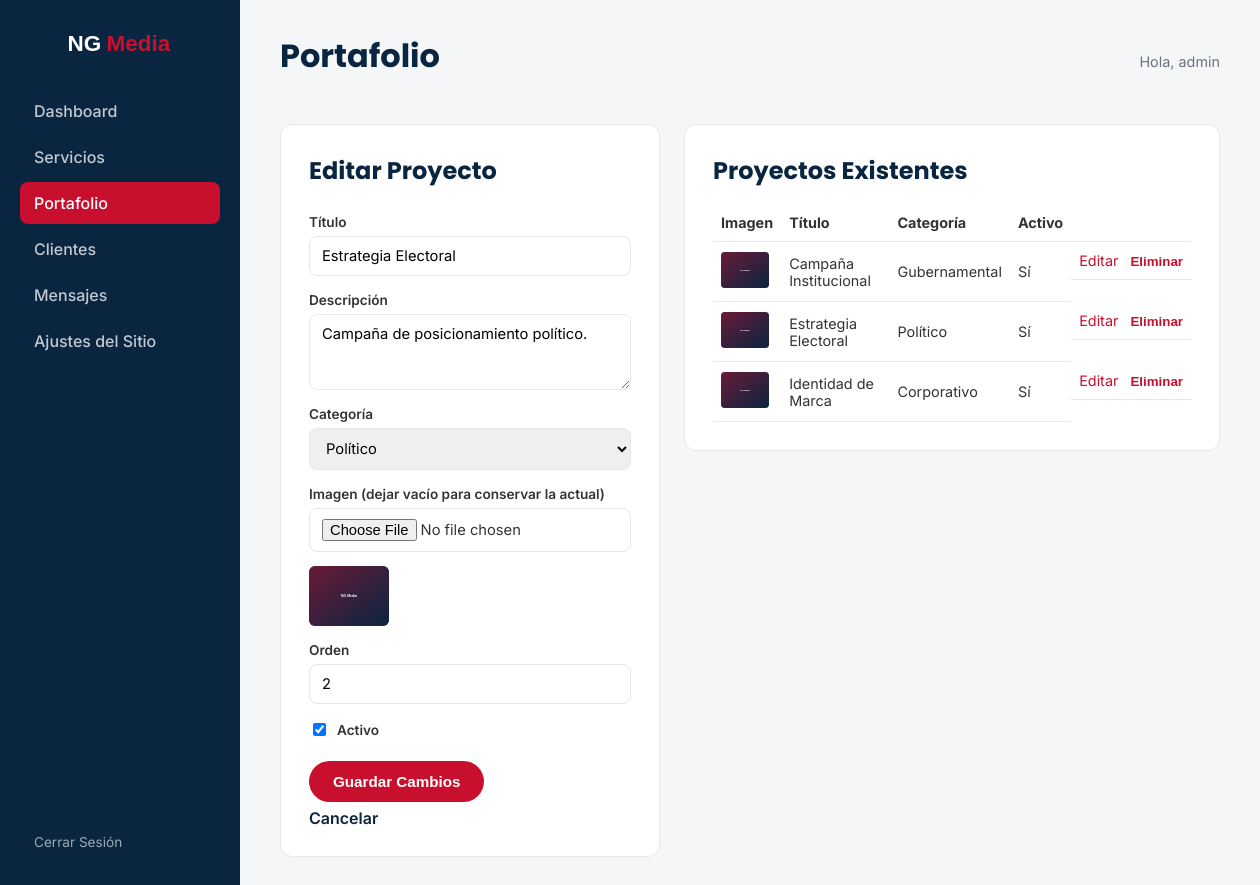
The page /admin/portfolio.php?edit=2 (signed in) on the database its author committed.
### tables this page shows
CREATE TABLE IF NOT EXISTS portfolio_items (
    id INT UNSIGNED AUTO_INCREMENT PRIMARY KEY,
    title VARCHAR(150) NOT NULL,
    category ENUM('Político', 'Gubernamental', 'Corporativo') NOT NULL DEFAULT 'Corporativo',
    image_path VARCHAR(255) NOT NULL,
    description TEXT,
    sort_order INT UNSIGNED NOT NULL DEFAULT 0,
    active TINYINT(1) NOT NULL DEFAULT 1,
    created_at TIMESTAMP DEFAULT CURRENT_TIMESTAMP
);

### includes/functions.php (called while the page is built, shortened)
<?php
function e(?string $value): string
{
    return htmlspecialchars($value ?? '', ENT_QUOTES, 'UTF-8');
}

### admin/portfolio.php (the view, shortened to what this page needs)
<?php
require __DIR__ . '/auth.php';
$categories = ['Político', 'Gubernamental', 'Corporativo'];
$items = $pdo->query('SELECT * FROM portfolio_items ORDER BY sort_order ASC, id DESC')->fetchAll();
$editItem = null;
if (!empty($_GET['edit'])) {
    $stmt = $pdo->prepare('SELECT * FROM portfolio_items WHERE id = :id');
    $stmt->execute(['id' => $_GET['edit']]);
    $editItem = $stmt->fetch() ?: null;
}
require __DIR__ . '/includes/admin-header.php';
?>
<div class="admin-grid">
    <div class="admin-card">
        <h2><?= $editItem ? 'Editar Proyecto' : 'Nuevo Proyecto' ?></h2>
        <form method="post" class="admin-form" enctype="multipart/form-data">
            <label for="title">Título</label>
            <input type="text" id="title" name="title" required value="<?= e($editItem['title'] ?? '') ?>">
            <label for="description">Descripción</label>
            <textarea id="description" name="description" rows="3"><?= e($editItem['description'] ?? '') ?></textarea>
            <label for="category">Categoría</label>
            <select id="category" name="category">
                <?php foreach ($categories as $cat): ?>
                <option value="<?= e($cat) ?>" <?= ($editItem['category'] ?? '') === $cat ? 'selected' : '' ?>><?= e($cat) ?></option>
                <?php endforeach; ?>
            </select>
            <label for="image">Imagen <?= $editItem ? '(dejar vacío para conservar la actual)' : '' ?></label>
            <input type="file" id="image" name="image" accept="image/jpeg,image/png,image/webp">
            <?php if ($editItem): ?><img src="../<?= e($editItem['image_path']) ?>" alt="" class="admin-thumb"><?php endif; ?>
            <label for="sort_order">Orden</label>
            <input type="number" id="sort_order" name="sort_order" value="<?= e((string)($editItem['sort_order'] ?? 0)) ?>">
            <label class="checkbox-label">
                <input type="checkbox" name="active" <?= ($editItem['active'] ?? 1) ? 'checked' : '' ?>> Activo
            </label>
            <button type="submit" class="btn btn-accent"><?= $editItem ? 'Guardar Cambios' : 'Crear Proyecto' ?></button>
            <?php if ($editItem): ?><a href="portfolio.php" class="btn-link">Cancelar</a><?php endif; ?>
        </form>
    </div>
    <div class="admin-card">
        <h2>Proyectos Existentes</h2>
        <table class="admin-table">
            <thead><tr><th>Imagen</th><th>Título</th><th>Categoría</th><th>Activo</th><th></th></tr></thead>
            <tbody>
            <?php foreach ($items as $item): ?>
                <tr>
                    <td><img src="../<?= e($item['image_path']) ?>" alt="" class="admin-thumb-sm"></td>
                    <td><?= e($item['title']) ?></td>
                    <td><?= e($item['category']) ?></td>
                    <td><?= $item['active'] ? 'Sí' : 'No' ?></td>
                    <td class="table-actions">
                        <a href="portfolio.php?edit=<?= (int) $item['id'] ?>">Editar</a>
                        <form method="post" onsubmit="return confirm('¿Eliminar este proyecto?');">
                            <button type="submit" class="btn-link-danger">Eliminar</button>
                        </form>
                    </td>
                </tr>
            <?php endforeach; ?>
            </tbody>
        </table>
    </div>
</div>
<?php require __DIR__ . '/includes/admin-footer.php'; ?>

### assets/css/admin.css (style rules this page uses)
:root { --color-primary: #0A2540; --color-primary-light: #123a5e; --color-accent: #C8102E; --color-accent-dark: #9c0c23; --color-success: #1F8A5C; --color-bg: #F4F6F8; --color-text: #333333; --color-text-light: #6b7280; --color-border: #e5e7eb; --radius: 12px; }
* { box-sizing: border-box; }
body { margin: 0; font-family: 'Inter', sans-serif; color: var(--color-text); background: var(--color-bg); }
h1, h2 { font-family: 'Poppins', sans-serif; color: var(--color-primary); margin: 0 0 16px; }
a { color: var(--color-accent); text-decoration: none; }
.btn { display: inline-flex; align-items: center; justify-content: center; padding: 12px 24px; border-radius: 999px; font-weight: 600; border: none; cursor: pointer; font-size: 0.95rem; }
.btn-accent { background: var(--color-accent); color: #fff; }
.btn-link { background: none; border: none; color: var(--color-primary); cursor: pointer; font-weight: 600; padding: 0; }
.btn-link-danger { background: none; border: none; color: var(--color-accent); cursor: pointer; font-weight: 600; padding: 0; }
.admin-grid { display: grid; grid-template-columns: 380px 1fr; gap: 24px; align-items: start; }
.admin-card { background: #fff; border-radius: var(--radius); padding: 28px; border: 1px solid var(--color-border); }
.admin-form { display: grid; gap: 6px; }
.admin-form label { font-weight: 600; font-size: 0.85rem; margin-top: 10px; }
.admin-form input[type=text], .admin-form input[type=number], .admin-form input[type=file], .admin-form select, .admin-form textarea { width: 100%; padding: 10px 12px; border-radius: 8px; border: 1px solid var(--color-border); font-family: inherit; font-size: 0.92rem; }
.checkbox-label { display: flex; align-items: center; gap: 8px; font-weight: 500; }
.admin-form .btn { margin-top: 16px; width: fit-content; }
.admin-thumb { height: 60px; margin-top: 8px; border-radius: 6px; object-fit: cover; }
.admin-table { width: 100%; border-collapse: collapse; }
.admin-table th, .admin-table td { text-align: left; padding: 10px 8px; border-bottom: 1px solid var(--color-border); font-size: 0.9rem; }
.admin-thumb-sm { height: 36px; width: 48px; object-fit: cover; border-radius: 4px; }
.table-actions { display: flex; gap: 12px; align-items: center; }
.table-actions form { display: inline; }

### rows shown on the page
portfolio_items: title "Estrategia Electoral", description "Campaña de posicionamiento político.", image_path (placeholder picture), sort_order "2", active "☑", category "Político", shows "Sí"
portfolio_items: image_path (placeholder picture), title "Campaña Institucional", category "Gubernamental", active "Sí"
portfolio_items: image_path (placeholder picture), title "Identidad de Marca", category "Corporativo", active "Sí"

### other values the page prints
$label "Dashboard"
$label "Servicios"
$label "Portafolio"
$label "Clientes"
$label "Mensajes"
$label "Ajustes del Sitio"
$pageTitle "Portafolio"
$_SESSION['admin_username'] "admin"
form field category "Político"
